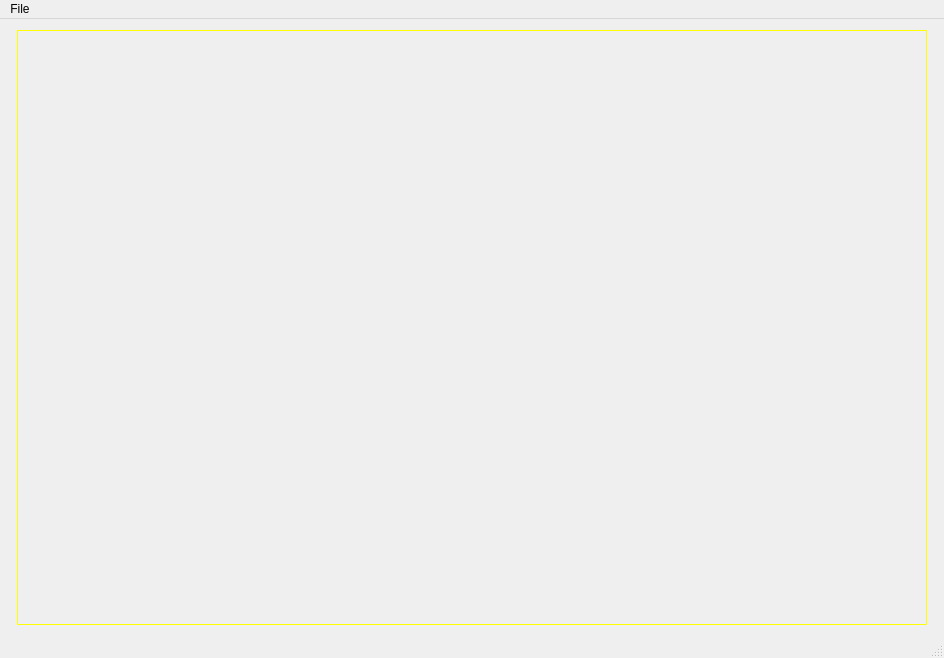
<?xml version="1.0" encoding="UTF-8"?>
<ui version="4.0">
 <class>MainWindow</class>
 <widget class="QMainWindow" name="MainWindow">
  <property name="geometry">
   <rect>
    <x>0</x>
    <y>0</y>
    <width>944</width>
    <height>658</height>
   </rect>
  </property>
  <property name="windowTitle">
   <string>Image Annotation Tool</string>
  </property>
  <widget class="QWidget" name="centralWidget">
   <layout class="QHBoxLayout" name="horizontalLayout">
    <item>
     <widget class="QWidget" name="imageSet" native="true">
      <property name="styleSheet">
       <string notr="true">border: 1px solid gray;
border-radius: 5px;</string>
      </property>
     </widget>
    </item>
    <item>
     <widget class="AnnotatedImageViewerWidget" name="imageViewer" native="true">
      <property name="sizePolicy">
       <sizepolicy hsizetype="MinimumExpanding" vsizetype="MinimumExpanding">
        <horstretch>1</horstretch>
        <verstretch>1</verstretch>
       </sizepolicy>
      </property>
      <property name="styleSheet">
       <string notr="true">border:1px solid yellow</string>
      </property>
     </widget>
    </item>
    <item>
     <layout class="QVBoxLayout" name="verticalLayout">
      <item>
       <widget class="QWidget" name="annotationsViewer" native="true"/>
      </item>
      <item>
       <widget class="QWidget" name="annotationProperties" native="true"/>
      </item>
     </layout>
    </item>
   </layout>
  </widget>
  <widget class="QMenuBar" name="menuBar">
   <property name="geometry">
    <rect>
     <x>0</x>
     <y>0</y>
     <width>944</width>
     <height>21</height>
    </rect>
   </property>
   <widget class="QMenu" name="menuOpen_Folder">
    <property name="title">
     <string>File</string>
    </property>
    <addaction name="actionOpen_Image"/>
    <addaction name="actionOpen_Folder"/>
   </widget>
   <addaction name="menuOpen_Folder"/>
  </widget>
  <widget class="QStatusBar" name="statusBar"/>
  <action name="actionOpen_Image">
   <property name="text">
    <string>Open Image</string>
   </property>
   <property name="shortcut">
    <string>Ctrl+O</string>
   </property>
  </action>
  <action name="actionOpen_Folder">
   <property name="text">
    <string>Open Folder</string>
   </property>
   <property name="toolTip">
    <string>Open a folder with images</string>
   </property>
   <property name="shortcut">
    <string>Ctrl+Shift+O</string>
   </property>
  </action>
 </widget>
 <layoutdefault spacing="6" margin="11"/>
 <customwidgets>
  <customwidget>
   <class>AnnotatedImageViewerWidget</class>
   <extends>QWidget</extends>
   <header>annotatedimageviewerwidget.h</header>
   <container>1</container>
  </customwidget>
 </customwidgets>
 <resources/>
 <connections/>
 <slots>
  <signal>signal1()</signal>
 </slots>
</ui>
